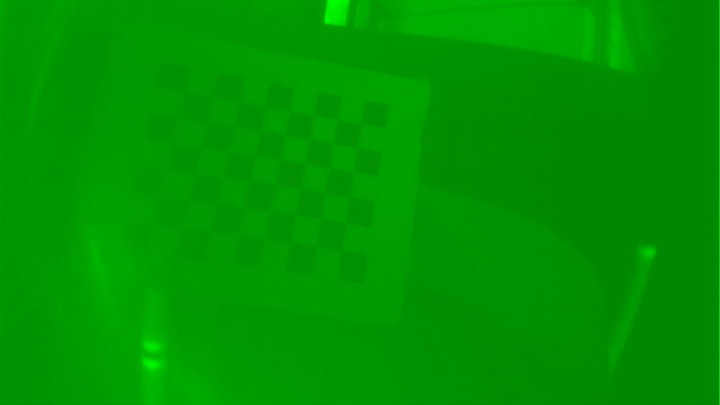
#> input picture data/iphone1/ir-examples/00027.jpg, 1440 x 810 px, given as the content of the folder ./../data/iphone1/ir-examples/00027.jpg, which was not available (shown at 1/2 size)
$ python camera_calibration.py -path ../data/iphone1/ir-examples/00027.jpg   (older library calls are emulated)
#> lines starting #> are read from the running program, lines starting #| are printed output that depends on the picture; pictures that were not available may be replaced by others from this repository, and a replacement may not be noted
import cv2
print(cv2.__version__)
# assert cv2.__version__[0] == '3', 'The fisheye module requires opencv version >= 3.0.0'
import numpy as np
import glob
import argparse

parser = argparse.ArgumentParser()
parser.add_argument('-path', type=str, help='calibration image path')
# parser.add_argument('--reduce', action=argparse.BooleanOptionalAction)
args = parser.parse_args()

def put_pattern_on_image(image,pattern):
    for i, c in enumerate(pattern):
        x = int(c[0][0])
        y = int(c[0][1])
        image = cv2.circle(image, (x,y), 2, (255, 0, 0), 2)
        image = cv2.putText(image, str(i), (x+2,y+2), cv2.FONT_HERSHEY_SIMPLEX,
                       0.4, (255, 0, 0), 1, cv2.LINE_AA)
    return image


# [Calibration]
CHECKERBOARD = (6,8)
subpix_criteria = (cv2.TERM_CRITERIA_EPS+cv2.TERM_CRITERIA_MAX_ITER, 30, 0.1)
calibration_flags = cv2.fisheye.CALIB_RECOMPUTE_EXTRINSIC+cv2.fisheye.CALIB_CHECK_COND+cv2.fisheye.CALIB_FIX_SKEW
objp = np.zeros((1, CHECKERBOARD[0]*CHECKERBOARD[1], 3), np.float32)
objp[0,:,:2] = np.mgrid[0:CHECKERBOARD[0], 0:CHECKERBOARD[1]].T.reshape(-1, 2)
_img_shape = None
objpoints = [] # 3d point in real world space
imgpoints = [] # 2d points in image plane.
images = glob.glob('./{}/*.jpg'.format(args.path))
for fname in images:
    img = cv2.imread(fname)
#> img is the input picture: shape (810, 1440, 3); mean B, G, R 0.3, 148.9, 0.2
    if _img_shape == None:
        _img_shape = img.shape[:2]
    else:
        assert _img_shape == img.shape[:2], "All images must share the same size."
    gray = cv2.cvtColor(img,cv2.COLOR_BGR2GRAY)
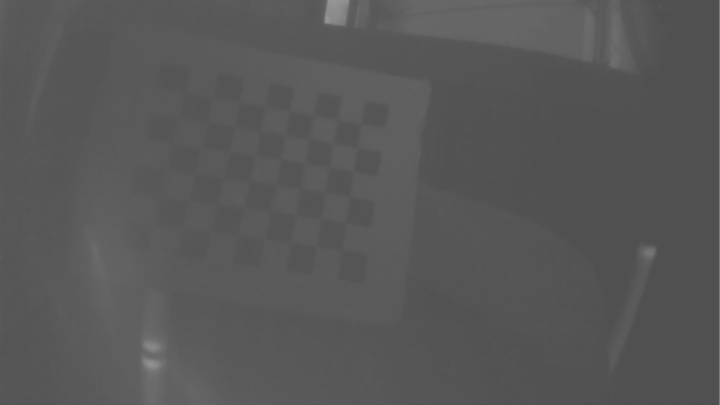
#> gray: shape (810, 1440) (shown at 1/2 size); min 75, max 154, mean 87.5
    # cv2.waitKey(0)
    # Find the chess board corners
    ret, corners = cv2.findChessboardCorners(gray, CHECKERBOARD, cv2.CALIB_CB_ADAPTIVE_THRESH+cv2.CALIB_CB_FAST_CHECK+cv2.CALIB_CB_NORMALIZE_IMAGE)
#> ret = True; corners = 48 rows, first 8: [304.5, 446.6], [323, 403], [343, 332], [344.6, 287.8], [357.5, 235.5], [368.3, 185.6], [360.5, 461.5], [377, 401.5]
    # If found, add object points, image points (after refining them)
    if ret == True:
        objpoints.append(objp)
        cv2.cornerSubPix(gray,corners,(3,3),(-1,-1),subpix_criteria)
        imgpoints.append(corners)
        image = put_pattern_on_image(gray,corners)
#> the loop in put_pattern_on_image, `for i, c in enumerate(pattern):` made 48 passes
#> (c, x, y) on passes 1, 4, 5, 6, 7, 8, 9, 10, 11, 12, 13, 14: ([[304.5, 445.9]], 304, 445), ([[344.6, 287.8]], 344, 287), ([[357.5, 235.5]], 357, 235), ([[368.4, 185.7]], 368, 185), ([[360.5, 461.5]], 360, 461), ([[377, 401.5]], 377, 401), ([[390.5, 348.5]], 390, 348), ([[400.5, 296.2]], 400, 296), ([[418.9, 243.7]], 418, 243), ([[426.5, 195.5]], 426, 195), ([[422.5, 462.5]], 422, 462), ([[432.7, 407.3]], 432, 407)
#> (x, y) on passes 2, 3, 22, 28, 30, 34: (323, 403), (343, 332), (512, 311), (561, 319), (580, 222), (611, 328)
#> after the loop in put_pattern_on_image, `for i, c in enumerate(pattern):`:
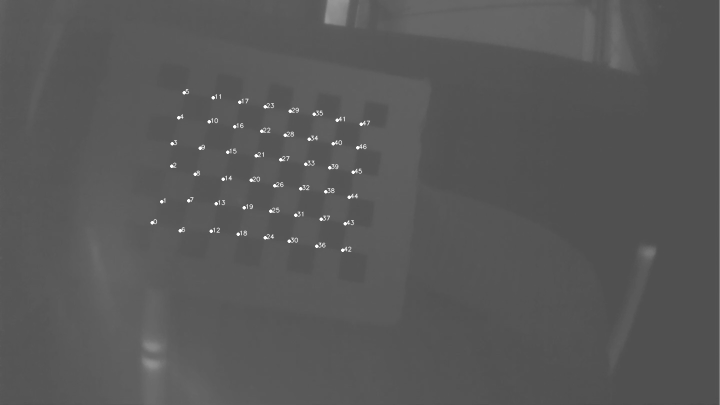
#> image: shape (810, 1440) (shown at 1/2 size); min 75, max 255, mean 88
        cv2.imshow('image',image)
        cv2.waitKey(0)
N_OK = len(objpoints)
K = np.zeros((3, 3))
D = np.zeros((4, 1))
rvecs = [np.zeros((1, 1, 3), dtype=np.float64) for i in range(N_OK)]
tvecs = [np.zeros((1, 1, 3), dtype=np.float64) for i in range(N_OK)]
rms, _, _, _, _ = \
#> (the run stopped early here; a loop or call above may not have finished)

$ run again, on data/iphone1/ir-examples/00029.jpg
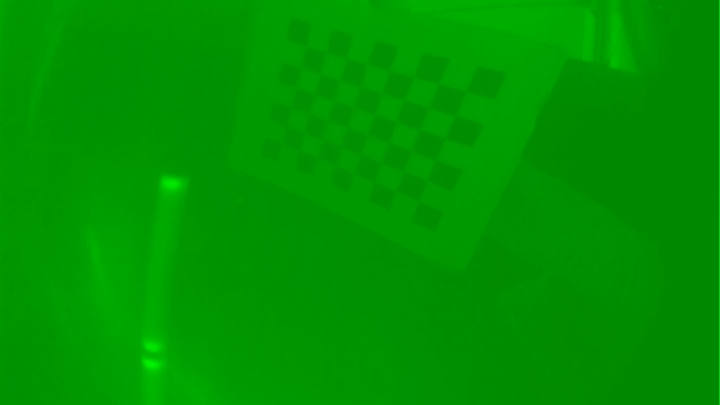
#> input picture data/iphone1/ir-examples/00029.jpg, 1440 x 810 px, given as the content of the folder ./../data/iphone1/ir-examples/00029.jpg, which was not available (shown at 1/2 size)
#> img is the input picture: shape (810, 1440, 3); mean B, G, R 0.3, 148.6, 0.2
#> ret = True; corners = 48 rows, first 8: [564.4, 288.8], [573.5, 255], [585, 216.5], [593, 176.7], [600, 132.5], [612.5, 92.5], [599, 302], [609, 265.3]
#> the loop in put_pattern_on_image, `for i, c in enumerate(pattern):` made 48 passes
#> (c, x, y) on passes 1 to 8: ([[564.4, 288.8]], 564, 288), ([[573.5, 255]], 573, 255), ([[585, 216.5]], 585, 216), ([[593, 176.7]], 593, 176), ([[600, 132.5]], 600, 132), ([[612.8, 91.29]], 612, 91), ([[601.1, 302.3]], 601, 302), ([[612, 267.3]], 611, 267)
#> after the loop in put_pattern_on_image, `for i, c in enumerate(pattern):`:
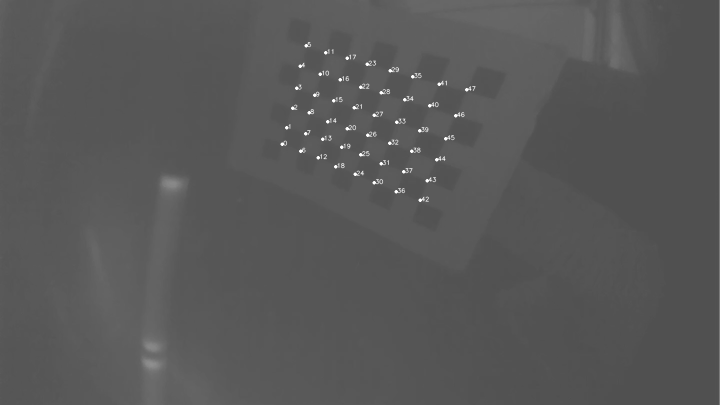
#> image: shape (810, 1440) (shown at 1/2 size); min 79, max 255, mean 87.9
#> rms = 7.73
#| DIM=(1440, 810)
#> `undistorted_img = cv2.remap(img, u, v, cv2.INTER_LINEAR)`:
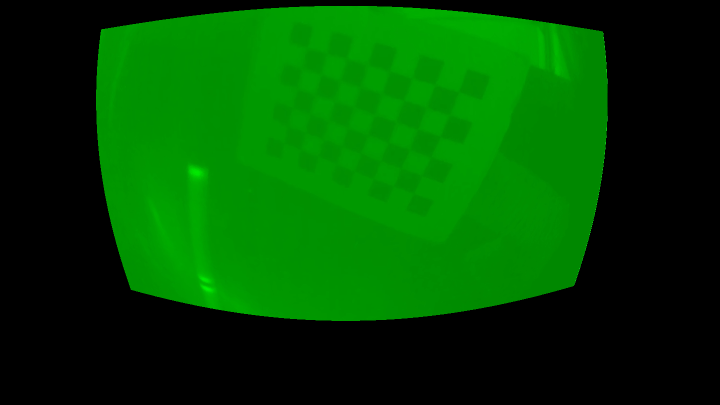
#> undistorted_img: shape (810, 1440, 3) (shown at 1/2 size); mean B, G, R 0.1, 74.3, 0.1
